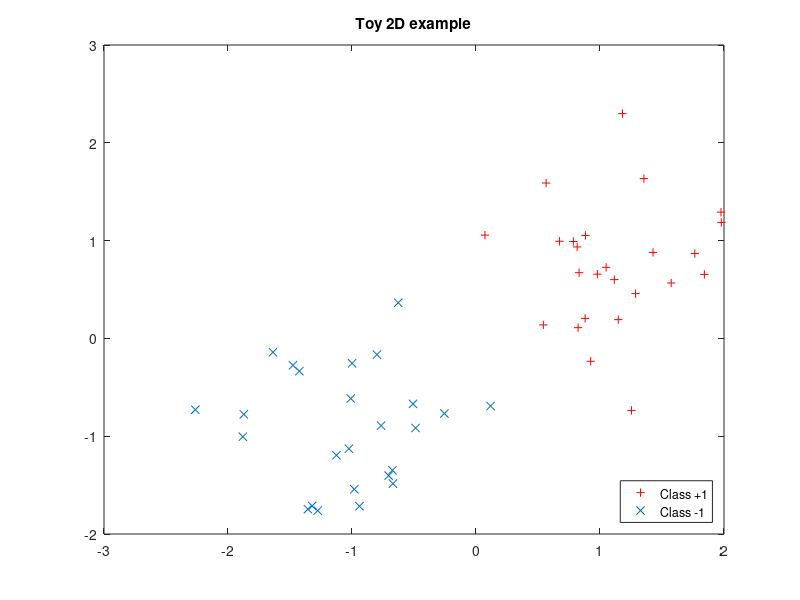

This figure's MATLAB source: (Note: this script raises an error after producing the figure.)

clear all
close all
addpath(genpath('..'))

%%% test git

%% Dataset generation

d=2;
n=50;
noise=.5;

y=[ones(n/2,1);-ones(n/2,1)];
x=[1+noise*randn(n/2,2);-1+noise*randn(n/2,2)];


%% Dataset 2D visu

figure(1)

plot(x(y==1,1),x(y==1,2),'+r')
hold on
plot(x(y==-1,1),x(y==-1,2),'x')
hold off
title('Toy 2D example')
legend('Class +1','Class -1','Location','SouthEast')

%% LDA classifier + visu

lambda=1e-0;
[w,w0]=ldaclass(x,y,lambda)

ypred=x*w+w0;

ACC_app=mean(sign(ypred)==y)


% plot discriminant function
xc=linspace(-2.5,2.5);
yc=(-w0-xc*w(1))/w(2);

figure(2)
plot(x(y==1,1),x(y==1,2),'+r')
hold on
plot(x(y==-1,1),x(y==-1,2),'x')
plot(xc,yc,'k')
hold off
title('Toy 2D example')
legend('Class +1','Class -1','LDA decision function','Location','SouthEast')
